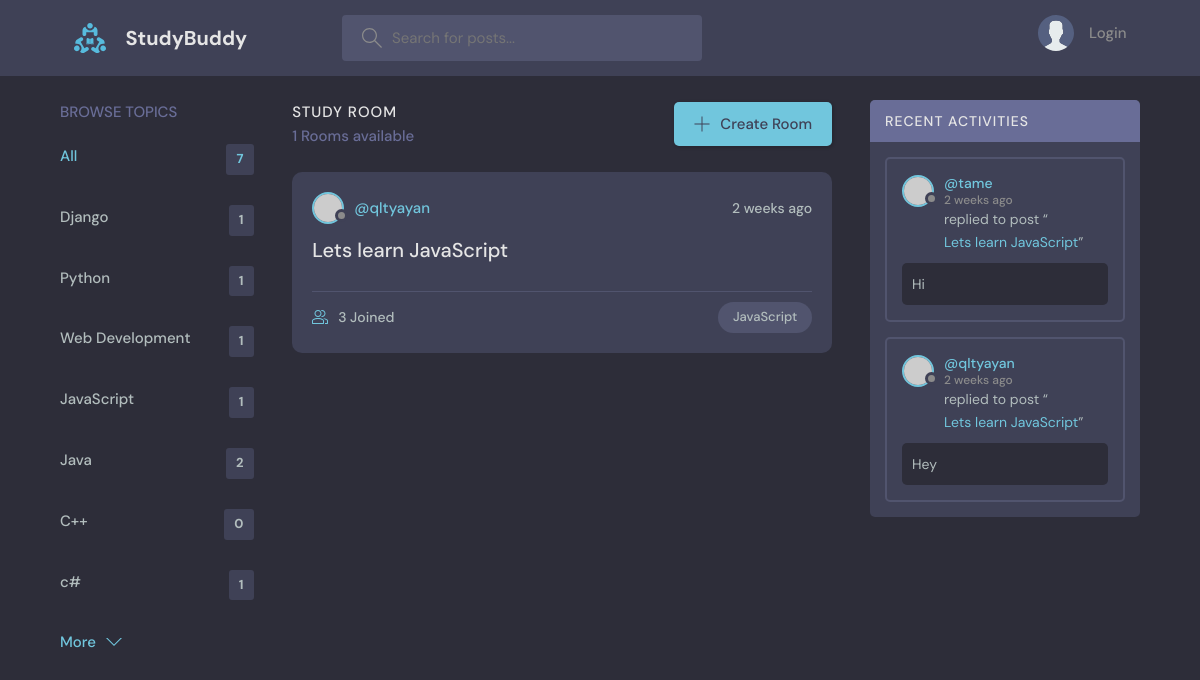
Screenshot of /?q=JavaScript with the database file from the repository.
### base/models.py (models this page shows, shortened)
class Topic(models.Model):
    name=models.CharField(max_length=200)

class Room(models.Model):
    host =  models.ForeignKey(User, on_delete = models.SET_NULL, null=True)
    topic = models.ForeignKey(Topic, on_delete = models.SET_NULL, null=True)
    name = models.CharField(max_length=200)
    description = models.TextField(null=True, blank=True)
    participants = models.ManyToManyField(User, related_name='participants', blank=True)
    update = models.DateTimeField(auto_now=True) # will be used in the class Meta
    created = models.DateTimeField(auto_now_add=True) # will be used in the class Meta
    class Meta:
        ordering = ['-update', '-created'] #with "-" means updated order

class Message(models.Model):
    user = models.ForeignKey(User,on_delete=models.CASCADE)
    room =  models.ForeignKey(Room, on_delete=models.CASCADE)
    body = models.TextField()
    update = models.DateTimeField(auto_now=True) # latest update timestamp
    created = models.DateTimeField(auto_now_add=True) # time of creation
    class Meta:
        ordering = ['-update', '-created'] #with "-" means updated order

### base/views.py (the view)
# urls.py: path('', views.home, name='home'),
def home(request):
    q = request.GET.get('q')    if request.GET.get('q') != None else ''
    rooms = Room.objects.filter(
        Q(topic__name__icontains=q) | #used to search with topic name
        Q(name__icontains=q) |          #used to search with user name
        Q(description__icontains=q)  #used to search with description
        )         # This means that the variable rooms will be available in the template as a variable called rooms
    topics = Topic.objects.all()
    room_count = rooms.count()
    room_messages = Message.objects.filter(Q(room__topic__name__icontains=q))
    context = {'rooms': rooms, 'topics':topics, 'room_count':room_count, 'room_messages':room_messages}      # This means that the variable rooms will be available in the template as a variable called rooms
    return render(request, 'base/home.html', context) #context refers to the value of the dictionary

### base/templates/base/home.html (shortened to what this page needs)
{% extends 'main.html' %}
{% block content %}
<main class="layout layout--3">
    <div class="container">
        {% include 'base/topic_components.html' %}
        <div class="roomList">
            <div class="roomList__header">
                <div>
                    <h2>Study Room</h2>
                    <p>{{room_count}} Rooms available</p>
                </div>
                <a class="btn btn--main" href="{% url 'create-room' %}">
                    <svg version="1.1" xmlns="http://www.w3.org/2000/svg" width="32" height="32" viewBox="0 0 32 32">
                        <title>add</title>
                        <path
                            d="M16.943 0.943h-1.885v14.115h-14.115v1.885h14.115v14.115h1.885v-14.115h14.115v-1.885h-14.115v-14.115z">
                        </path>
                    </svg>
                    Create Room
                </a>
            </div>
            {% include 'base/feed_components.html' %}
        </div>
        {% include 'base/activity_components.html'%}
    </div>
</main>
{% endblock content %}

### base/templates/base/topic_components.html
<div class="topics">
    <div class="topics__header">
        <h2>Browse Topics</h2>
    </div>
    <ul class="topics__list">
        <li>
            <a href="{% url 'home' %}}" class="active">All <span>{{topics.count}}</span></a>
        </li>
        {% for topic in topics %}
        <li>
            <a href="{% url 'home' %}?q={{topic.name}}">{{topic.name}} <span>{{topic.room_set.all.count}}</span></a>
        </li>
        {% endfor %}
    </ul>
    <a class="btn btn--link" href="topics.html">
        More
        <svg version="1.1" xmlns="http://www.w3.org/2000/svg" width="32" height="32" viewBox="0 0 32 32">
            <title>chevron-down</title>
            <path d="M16 21l-13-13h-3l16 16 16-16h-3l-13 13z"></path>
        </svg>
    </a>
</div>

### base/templates/base/feed_components.html (shortened to what this page needs)
{% for room in rooms %}
<div class="roomListRoom">
    <div class="roomListRoom__header">
        <a href="{% url 'user-profile' room.id %}" class="roomListRoom__author">
            <div class="avatar avatar--small">
                <img src="https://randomuser.me/api/portraits/women/11.jpg" />
            </div>
            <span>@{{room.host.username}}</span>
        </a>
        <div class="roomListRoom__actions">
            <span>{{room.created|timesince}} ago</span>
        </div>
    </div>
    <div class="roomListRoom__content">
        <a href="{% url 'room' room.id %}">{{room.name}}</a>
    </div>
    <div class="roomListRoom__meta">
        <a href="{% url 'room' room.id %}" class="roomListRoom__joined">
            {{room.participants.all.count}} Joined
        </a>
        <p class="roomListRoom__topic">{{room.topic.name}}</p>
    </div>
</div>
{% endfor %}

### base/templates/base/activity_components.html (shortened to what this page needs)
<div class="activities">
    <div class="activities__header">
        <h2>Recent Activities</h2>
    </div>
    {% for message in room_messages %}
    <div class="activities__box">
        <div class="activities__boxHeader roomListRoom__header">
            <a href="{% url 'user-profile' message.user.id %}" class="roomListRoom__author">
                <div class="avatar avatar--small">
                    <img src="https://randomuser.me/api/portraits/women/11.jpg" />
                </div>
                <p>
                    @{{message.user}}
                    <span>{{message.created|timesince}} ago</span>
                </p>
            </a>
        </div>
        <div class="activities__boxContent">
            <p>replied to post “<a href="{% url 'room' message.room.id %}">{{message.room.name}}</a>”</p>
            <div class="activities__boxRoomContent">
                {{message.body}}
            </div>
        </div>
    </div>
    {% endfor %}
</div>

### rows the page displays
Topic: name "Django", room_set.all.count "1"
Topic: name "Python", room_set.all.count "1"
Topic: name "Web Development", room_set.all.count "1"
Topic: name "JavaScript", room_set.all.count "1"
Topic: name "Java", room_set.all.count "2"
Topic: name "C++", room_set.all.count "0"
Topic: name "c#", room_set.all.count "1"
Room: host.username "qltyayan", created "2 weeks", name "Lets learn JavaScript", participants.all.count "3", topic.name "JavaScript"
Message: user "tame", created "2 weeks", room.name "Lets learn JavaScript", body "Hi"
Message: user "qltyayan", created "2 weeks", room.name "Lets learn JavaScript", body "Hey"

### other values shown
{{ topics.count }} "7"
{{ room_count }} "1"
